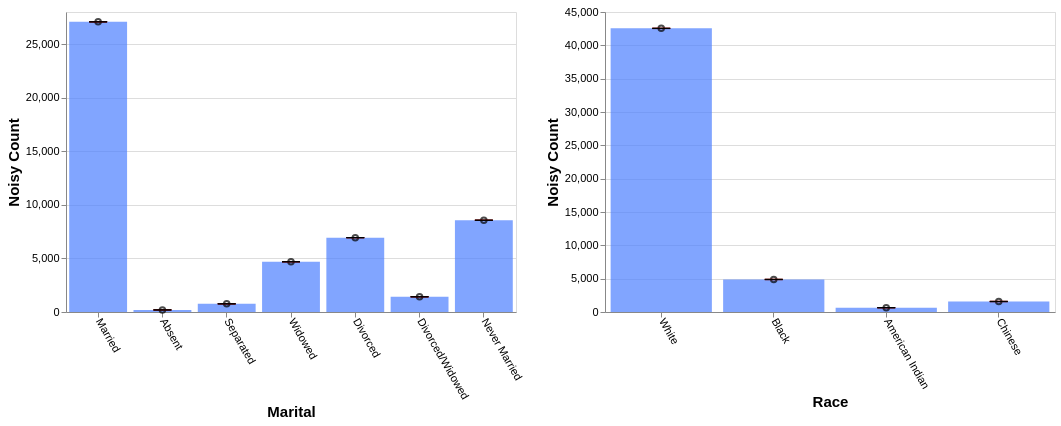

Write a Vega-Lite specification for this figure.
### Vega-Lite specification from a JSON file in a GitHub repository (floating-point values rounded to 4 significant figures)
{"config": {"view": {"continuousWidth": 400, "continuousHeight": 300}, "axis": {"labelFontSize": 11, "titleFontSize": 15}, "axisBottom": {"labelAngle": 60}}, "hconcat": [{"layer": [{"mark": "bar", "encoding": {"color": {"value": "transparent"}, "tooltip": [{"aggregate": "sum", "field": "noisy_count", "title": "noisy count", "type": "quantitative"}, {"aggregate": "sum", "field": "noisy_count_prev", "title": "prev count", "type": "quantitative"}, {"aggregate": "sum", "field": "error", "title": "current error", "type": "quantitative"}, {"aggregate": "sum", "field": "error_prev", "title": "prev error", "type": "quantitative"}], "x": {"field": "marital", "sort": null, "title": "Marital", "type": "ordinal"}}, "height": 300, "selection": {"selector551": {"type": "interval", "encodings": ["x"]}}, "transform": [{"filter": {"selection": "selector552"}}], "width": 450}, {"mark": {"type": "bar", "color": "gray", "opacity": 0}, "encoding": {"x": {"field": "marital", "sort": null, "title": "Marital", "type": "ordinal"}, "y": {"aggregate": "sum", "field": "noisy_count_prev", "type": "quantitative"}}, "transform": [{"filter": {"selection": "selector552"}}]}, {"mark": {"type": "bar", "color": "#4C7FFF", "opacity": 0.7}, "encoding": {"x": {"field": "marital", "sort": null, "title": "Marital", "type": "ordinal"}, "y": {"aggregate": "sum", "field": "noisy_count", "type": "quantitative"}}, "transform": [{"filter": {"selection": "selector552"}}]}, {"mark": {"type": "point", "color": "black", "opacity": 0.7}, "encoding": {"x": {"field": "marital", "sort": null, "title": "Marital", "type": "ordinal"}, "y": {"aggregate": "sum", "field": "noisy_count", "title": "Noisy Count", "type": "quantitative"}}, "transform": [{"filter": {"selection": "selector552"}}]}, {"mark": {"type": "rule", "color": "#B6B6B6", "size": 2, "strokeDash": [3, 3]}, "encoding": {"x": {"field": "marital", "sort": null, "title": "Marital", "type": "ordinal"}, "y": {"aggregate": "sum", "field": "plus_error_prev_marital", "title": "", "type": "quantitative"}, "y2": {"aggregate": "sum", "field": "minus_error_prev_marital", "title": ""}}, "transform": [{"filter": {"selection": "selector552"}}]}, {"mark": {"type": "tick", "color": "#B90000", "size": 0, "strokeDash": [1, 1]}, "encoding": {"x": {"field": "marital", "sort": null, "title": "Marital", "type": "ordinal"}, "y": {"aggregate": "sum", "field": "plus_error_prev_marital", "type": "quantitative"}}, "transform": [{"filter": {"selection": "selector552"}}]}, {"mark": {"type": "tick", "color": "#B90000", "size": 0, "strokeDash": [3, 1]}, "encoding": {"x": {"field": "marital", "sort": null, "title": "Marital", "type": "ordinal"}, "y": {"aggregate": "sum", "field": "minus_error_prev_marital", "type": "quantitative"}}, "transform": [{"filter": {"selection": "selector552"}}]}, {"mark": {"type": "rule", "color": "black", "size": 2}, "encoding": {"x": {"field": "marital", "sort": null, "title": "Marital", "type": "ordinal"}, "y": {"aggregate": "sum", "field": "plus_error", "title": "", "type": "quantitative"}, "y2": {"aggregate": "sum", "field": "minus_error", "title": ""}}, "transform": [{"filter": {"selection": "selector552"}}]}, {"mark": {"type": "tick", "color": "black", "width": 0}, "encoding": {"x": {"field": "marital", "sort": null, "title": "Marital", "type": "ordinal"}, "y": {"aggregate": "sum", "field": "plus_error", "type": "quantitative"}}, "transform": [{"filter": {"selection": "selector552"}}]}, {"mark": {"type": "tick", "color": "black", "width": 0}, "encoding": {"x": {"field": "marital", "sort": null, "title": "Marital", "type": "ordinal"}, "y": {"aggregate": "sum", "field": "minus_error", "type": "quantitative"}}, "transform": [{"filter": {"selection": "selector552"}}]}]}, {"layer": [{"mark": "bar", "encoding": {"color": {"value": "transparent"}, "tooltip": [{"aggregate": "sum", "field": "noisy_count", "title": "noisy count", "type": "quantitative"}, {"aggregate": "sum", "field": "noisy_count_prev", "title": "prev count", "type": "quantitative"}, {"aggregate": "sum", "field": "error", "title": "current error", "type": "quantitative"}, {"aggregate": "sum", "field": "error_prev", "title": "prev error", "type": "quantitative"}], "x": {"field": "race", "sort": null, "title": "Race", "type": "ordinal"}}, "height": 300, "selection": {"selector552": {"type": "interval", "encodings": ["x"]}}, "transform": [{"filter": {"selection": "selector551"}}], "width": 450}, {"mark": {"type": "bar", "color": "gray", "opacity": 0}, "encoding": {"x": {"field": "race", "sort": null, "title": "Race", "type": "ordinal"}, "y": {"aggregate": "sum", "field": "noisy_count_prev", "type": "quantitative"}}, "transform": [{"filter": {"selection": "selector551"}}]}, {"mark": {"type": "bar", "color": "#4C7FFF", "opacity": 0.7}, "encoding": {"x": {"field": "race", "sort": null, "title": "Race", "type": "ordinal"}, "y": {"aggregate": "sum", "field": "noisy_count", "type": "quantitative"}}, "transform": [{"filter": {"selection": "selector551"}}]}, {"mark": {"type": "point", "color": "black", "opacity": 0.7}, "encoding": {"x": {"field": "race", "sort": null, "title": "Race", "type": "ordinal"}, "y": {"aggregate": "sum", "field": "noisy_count", "title": "Noisy Count", "type": "quantitative"}}, "transform": [{"filter": {"selection": "selector551"}}]}, {"mark": {"type": "rule", "color": "#B6B6B6", "size": 2, "strokeDash": [3, 3]}, "encoding": {"x": {"field": "race", "sort": null, "title": "Race", "type": "ordinal"}, "y": {"aggregate": "sum", "field": "plus_error_prev_race", "title": "", "type": "quantitative"}, "y2": {"aggregate": "sum", "field": "minus_error_prev_race", "title": ""}}, "transform": [{"filter": {"selection": "selector551"}}]}, {"mark": {"type": "tick", "color": "#B90000", "size": 0, "strokeDash": [1, 1]}, "encoding": {"x": {"field": "race", "sort": null, "title": "Race", "type": "ordinal"}, "y": {"aggregate": "sum", "field": "plus_error_prev_race", "type": "quantitative"}}, "transform": [{"filter": {"selection": "selector551"}}]}, {"mark": {"type": "tick", "color": "#B90000", "size": 0, "strokeDash": [3, 1]}, "encoding": {"x": {"field": "race", "sort": null, "title": "Race", "type": "ordinal"}, "y": {"aggregate": "sum", "field": "minus_error_prev_race", "type": "quantitative"}}, "transform": [{"filter": {"selection": "selector551"}}]}, {"mark": {"type": "rule", "color": "black", "size": 2}, "encoding": {"x": {"field": "race", "sort": null, "title": "Race", "type": "ordinal"}, "y": {"aggregate": "sum", "field": "plus_error", "title": "", "type": "quantitative"}, "y2": {"aggregate": "sum", "field": "minus_error", "title": ""}}, "transform": [{"filter": {"selection": "selector551"}}]}, {"mark": {"type": "tick", "color": "black", "width": 0}, "encoding": {"x": {"field": "race", "sort": null, "title": "Race", "type": "ordinal"}, "y": {"aggregate": "sum", "field": "plus_error", "type": "quantitative"}}, "transform": [{"filter": {"selection": "selector551"}}]}, {"mark": {"type": "tick", "color": "black", "width": 0}, "encoding": {"x": {"field": "race", "sort": null, "title": "Race", "type": "ordinal"}, "y": {"aggregate": "sum", "field": "minus_error", "type": "quantitative"}}, "transform": [{"filter": {"selection": "selector551"}}]}]}], "data": {"name": "data-fd0f26f13d2c7eec20ba276e12624c5b"}, "$schema": "https://vega.github.io/schema/vega-lite/v4.17.0.json", "datasets": {"data-fd0f26f13d2c7eec20ba276e12624c5b": [{"marital": "Married", "race": "White", "noisy_count": 24270.0, "true_count": 24270.0, "plus_error": 24280.0, "minus_error": 24270.0, "error": 4.0, "noisy_count_prev": 24270.0, "true_count_prev": 24270.0, "plus_error_prev": 24280.0, "minus_error_prev": 24270.0, "error_prev": 4.7, "plus_error_prev_marital": 24280.0, "minus_error_prev_marital": 24270.0, "plus_error_prev_race": 24280.0, "minus_error_prev_race": 24270.0}, {"marital": "Married", "race": "Black", "noisy_count": 1676.0, "true_count": 1667.0, "plus_error": 1680.0, "minus_error": 1672.0, "error": 4.0, "noisy_count_prev": 1676.0, "true_count_prev": 1667.0, "plus_error_prev": 1680.0, "minus_error_prev": 1671.0, "error_prev": 4.7, "plus_error_prev_marital": 1681.0, "minus_error_prev_marital": 1671.0, "plus_error_prev_race": 1681.0, "minus_error_prev_race": 1671.0}, {"marital": "Married", "race": "American Indian", "noisy_count": 271.1, "true_count": 266.0, "plus_error": 275.2, "minus_error": 267.1, "error": 4.0, "noisy_count_prev": 271.2, "true_count_prev": 266.0, "plus_error_prev": 275.9, "minus_error_prev": 266.5, "error_prev": 4.7, "plus_error_prev_marital": 276.0, "minus_error_prev_marital": 266.6, "plus_error_prev_race": 276.4, "minus_error_prev_race": 267.0}, {"marital": "Married", "race": "Chinese", "noisy_count": 862.4, "true_count": 863.0, "plus_error": 866.4, "minus_error": 858.4, "error": 4.0, "noisy_count_prev": 862.0, "true_count_prev": 863.0, "plus_error_prev": 866.7, "minus_error_prev": 857.3, "error_prev": 4.7, "plus_error_prev_marital": 866.8, "minus_error_prev_marital": 857.4, "plus_error_prev_race": 866.5, "minus_error_prev_race": 857.1}, {"marital": "Absent", "race": "White", "noisy_count": 100.8, "true_count": 94.0, "plus_error": 104.9, "minus_error": 96.8, "error": 4.0, "noisy_count_prev": 100.8, "true_count_prev": 94.0, "plus_error_prev": 105.5, "minus_error_prev": 96.1, "error_prev": 4.7, "plus_error_prev_marital": 106.0, "minus_error_prev_marital": 96.6, "plus_error_prev_race": 105.6, "minus_error_prev_race": 96.24}, {"marital": "Absent", "race": "Black", "noisy_count": 10.7, "true_count": 16.0, "plus_error": 14.7, "minus_error": 6.6, "error": 4.0, "noisy_count_prev": 10.2, "true_count_prev": 16.0, "plus_error_prev": 14.9, "minus_error_prev": 5.5, "error_prev": 4.7, "plus_error_prev_marital": 15.4, "minus_error_prev_marital": 6.0, "plus_error_prev_race": 14.94, "minus_error_prev_race": 5.543}, {"marital": "Absent", "race": "American Indian", "noisy_count": 24.4, "true_count": 0.0, "plus_error": 28.4, "minus_error": 20.3, "error": 4.0, "noisy_count_prev": 23.3, "true_count_prev": 0.0, "plus_error_prev": 28.0, "minus_error_prev": 18.6, "error_prev": 4.7, "plus_error_prev_marital": 28.5, "minus_error_prev_marital": 19.1, "plus_error_prev_race": 28.46, "minus_error_prev_race": 19.06}, {"marital": "Absent", "race": "Chinese", "noisy_count": 57.0, "true_count": 7.0, "plus_error": 61.1, "minus_error": 53.0, "error": 4.0, "noisy_count_prev": 56.6, "true_count_prev": 7.0, "plus_error_prev": 61.3, "minus_error_prev": 51.9, "error_prev": 4.7, "plus_error_prev_marital": 61.8, "minus_error_prev_marital": 52.4, "plus_error_prev_race": 61.14, "minus_error_prev_race": 51.74}, {"marital": "Separated", "race": "White", "noisy_count": 577.9, "true_count": 567.0, "plus_error": 582.0, "minus_error": 573.9, "error": 4.0, "noisy_count_prev": 576.8, "true_count_prev": 567.0, "plus_error_prev": 581.6, "minus_error_prev": 572.1, "error_prev": 4.7, "plus_error_prev_marital": 581.9, "minus_error_prev_marital": 572.4, "plus_error_prev_race": 581.7, "minus_error_prev_race": 572.2}, {"marital": "Separated", "race": "Black", "noisy_count": 89.1, "true_count": 84.0, "plus_error": 93.2, "minus_error": 85.1, "error": 4.0, "noisy_count_prev": 89.8, "true_count_prev": 84.0, "plus_error_prev": 94.5, "minus_error_prev": 85.1, "error_prev": 4.7, "plus_error_prev_marital": 94.8, "minus_error_prev_marital": 85.4, "plus_error_prev_race": 94.54, "minus_error_prev_race": 85.14}, {"marital": "Separated", "race": "American Indian", "noisy_count": 13.2, "true_count": 13.0, "plus_error": 17.3, "minus_error": 9.2, "error": 4.0, "noisy_count_prev": 12.8, "true_count_prev": 13.0, "plus_error_prev": 17.5, "minus_error_prev": 8.1, "error_prev": 4.7, "plus_error_prev_marital": 17.8, "minus_error_prev_marital": 8.4, "plus_error_prev_race": 17.96, "minus_error_prev_race": 8.557}, {"marital": "Separated", "race": "Chinese", "noisy_count": 82.4, "true_count": 47.0, "plus_error": 86.5, "minus_error": 78.4, "error": 4.0, "noisy_count_prev": 82.0, "true_count_prev": 47.0, "plus_error_prev": 86.7, "minus_error_prev": 77.3, "error_prev": 4.7, "plus_error_prev_marital": 87.0, "minus_error_prev_marital": 77.6, "plus_error_prev_race": 86.54, "minus_error_prev_race": 77.14}, {"marital": "Widowed", "race": "White", "noisy_count": 4043.0, "true_count": 4078.0, "plus_error": 4048.0, "minus_error": 4039.0, "error": 4.0, "noisy_count_prev": 4044.0, "true_count_prev": 4078.0, "plus_error_prev": 4048.0, "minus_error_prev": 4039.0, "error_prev": 4.7, "plus_error_prev_marital": 4048.0, "minus_error_prev_marital": 4038.0, "plus_error_prev_race": 4048.0, "minus_error_prev_race": 4039.0}, {"marital": "Widowed", "race": "Black", "noisy_count": 492.4, "true_count": 543.0, "plus_error": 496.5, "minus_error": 488.4, "error": 4.0, "noisy_count_prev": 494.7, "true_count_prev": 543.0, "plus_error_prev": 499.4, "minus_error_prev": 490.0, "error_prev": 4.7, "plus_error_prev_marital": 498.8, "minus_error_prev_marital": 489.4, "plus_error_prev_race": 499.4, "minus_error_prev_race": 490.0}, {"marital": "Widowed", "race": "American Indian", "noisy_count": 54.7, "true_count": 35.0, "plus_error": 58.7, "minus_error": 50.7, "error": 4.0, "noisy_count_prev": 54.3, "true_count_prev": 35.0, "plus_error_prev": 59.0, "minus_error_prev": 49.6, "error_prev": 4.7, "plus_error_prev_marital": 58.38, "minus_error_prev_marital": 48.98, "plus_error_prev_race": 59.46, "minus_error_prev_race": 50.06}, {"marital": "Widowed", "race": "Chinese", "noisy_count": 96.6, "true_count": 77.0, "plus_error": 100.6, "minus_error": 92.5, "error": 4.0, "noisy_count_prev": 97.1, "true_count_prev": 77.0, "plus_error_prev": 101.8, "minus_error_prev": 92.4, "error_prev": 4.7, "plus_error_prev_marital": 101.2, "minus_error_prev_marital": 91.78, "plus_error_prev_race": 101.6, "minus_error_prev_race": 92.24}, {"marital": "Divorced", "race": "White", "noisy_count": 5958.0, "true_count": 5901.0, "plus_error": 5962.0, "minus_error": 5954.0, "error": 4.0, "noisy_count_prev": 5957.0, "true_count_prev": 5901.0, "plus_error_prev": 5962.0, "minus_error_prev": 5953.0, "error_prev": 4.7, "plus_error_prev_marital": 5962.0, "minus_error_prev_marital": 5953.0, "plus_error_prev_race": 5962.0, "minus_error_prev_race": 5953.0}, {"marital": "Divorced", "race": "Black", "noisy_count": 765.9, "true_count": 750.0, "plus_error": 770.0, "minus_error": 761.9, "error": 4.0, "noisy_count_prev": 765.6, "true_count_prev": 750.0, "plus_error_prev": 770.3, "minus_error_prev": 760.8, "error_prev": 4.7, "plus_error_prev_marital": 770.6, "minus_error_prev_marital": 761.1, "plus_error_prev_race": 770.3, "minus_error_prev_race": 760.8}, {"marital": "Divorced", "race": "American Indian", "noisy_count": 90.1, "true_count": 94.0, "plus_error": 94.2, "minus_error": 86.1, "error": 4.0, "noisy_count_prev": 89.8, "true_count_prev": 94.0, "plus_error_prev": 94.5, "minus_error_prev": 85.0, "error_prev": 4.7, "plus_error_prev_marital": 94.8, "minus_error_prev_marital": 85.3, "plus_error_prev_race": 94.96, "minus_error_prev_race": 85.46}, {"marital": "Divorced", "race": "Chinese", "noisy_count": 123.0, "true_count": 105.0, "plus_error": 127.1, "minus_error": 119.0, "error": 4.0, "noisy_count_prev": 123.3, "true_count_prev": 105.0, "plus_error_prev": 128.0, "minus_error_prev": 118.6, "error_prev": 4.7, "plus_error_prev_marital": 128.3, "minus_error_prev_marital": 118.9, "plus_error_prev_race": 127.8, "minus_error_prev_race": 118.4}, {"marital": "Divorced/Widowed", "race": "White", "noisy_count": 1012.0, "true_count": 1005.0, "plus_error": 1016.0, "minus_error": 1008.0, "error": 4.0, "noisy_count_prev": 1013.0, "true_count_prev": 1005.0, "plus_error_prev": 1017.0, "minus_error_prev": 1008.0, "error_prev": 4.7, "plus_error_prev_marital": 1018.0, "minus_error_prev_marital": 1008.0, "plus_error_prev_race": 1017.0, "minus_error_prev_race": 1008.0}, {"marital": "Divorced/Widowed", "race": "Black", "noisy_count": 313.2, "true_count": 344.0, "plus_error": 317.2, "minus_error": 309.1, "error": 4.0, "noisy_count_prev": 312.2, "true_count_prev": 344.0, "plus_error_prev": 316.9, "minus_error_prev": 307.5, "error_prev": 4.7, "plus_error_prev_marital": 317.3, "minus_error_prev_marital": 307.9, "plus_error_prev_race": 316.9, "minus_error_prev_race": 307.5}, {"marital": "Divorced/Widowed", "race": "American Indian", "noisy_count": 61.4, "true_count": 21.0, "plus_error": 65.4, "minus_error": 57.3, "error": 4.0, "noisy_count_prev": 60.7, "true_count_prev": 21.0, "plus_error_prev": 65.5, "minus_error_prev": 56.0, "error_prev": 4.7, "plus_error_prev_marital": 65.95, "minus_error_prev_marital": 56.45, "plus_error_prev_race": 65.96, "minus_error_prev_race": 56.46}, {"marital": "Divorced/Widowed", "race": "Chinese", "noisy_count": 32.5, "true_count": 33.0, "plus_error": 36.5, "minus_error": 28.5, "error": 4.0, "noisy_count_prev": 32.3, "true_count_prev": 33.0, "plus_error_prev": 37.0, "minus_error_prev": 27.6, "error_prev": 4.7, "plus_error_prev_marital": 37.45, "minus_error_prev_marital": 28.05, "plus_error_prev_race": 36.84, "minus_error_prev_race": 27.44}, {"marital": "Never Married", "race": "White", "noisy_count": 6582.0, "true_count": 6590.0, "plus_error": 6586.0, "minus_error": 6578.0, "error": 4.0, "noisy_count_prev": 6582.0, "true_count_prev": 6590.0, "plus_error_prev": 6587.0, "minus_error_prev": 6578.0, "error_prev": 4.7, "plus_error_prev_marital": 6587.0, "minus_error_prev_marital": 6577.0, "plus_error_prev_race": 6587.0, "minus_error_prev_race": 6578.0}, {"marital": "Never Married", "race": "Black", "noisy_count": 1534.0, "true_count": 1525.0, "plus_error": 1538.0, "minus_error": 1530.0, "error": 4.0, "noisy_count_prev": 1533.0, "true_count_prev": 1525.0, "plus_error_prev": 1538.0, "minus_error_prev": 1529.0, "error_prev": 4.7, "plus_error_prev_marital": 1538.0, "minus_error_prev_marital": 1528.0, "plus_error_prev_race": 1538.0, "minus_error_prev_race": 1529.0}, {"marital": "Never Married", "race": "American Indian", "noisy_count": 128.0, "true_count": 132.0, "plus_error": 132.0, "minus_error": 123.9, "error": 4.0, "noisy_count_prev": 127.6, "true_count_prev": 132.0, "plus_error_prev": 132.3, "minus_error_prev": 122.9, "error_prev": 4.7, "plus_error_prev_marital": 132.1, "minus_error_prev_marital": 122.7, "plus_error_prev_race": 132.8, "minus_error_prev_race": 123.4}, {"marital": "Never Married", "race": "Chinese", "noisy_count": 322.9, "true_count": 310.0, "plus_error": 327.0, "minus_error": 318.9, "error": 4.0, "noisy_count_prev": 324.6, "true_count_prev": 310.0, "plus_error_prev": 329.3, "minus_error_prev": 319.9, "error_prev": 4.7, "plus_error_prev_marital": 329.1, "minus_error_prev_marital": 319.7, "plus_error_prev_race": 329.1, "minus_error_prev_race": 319.7}]}}
